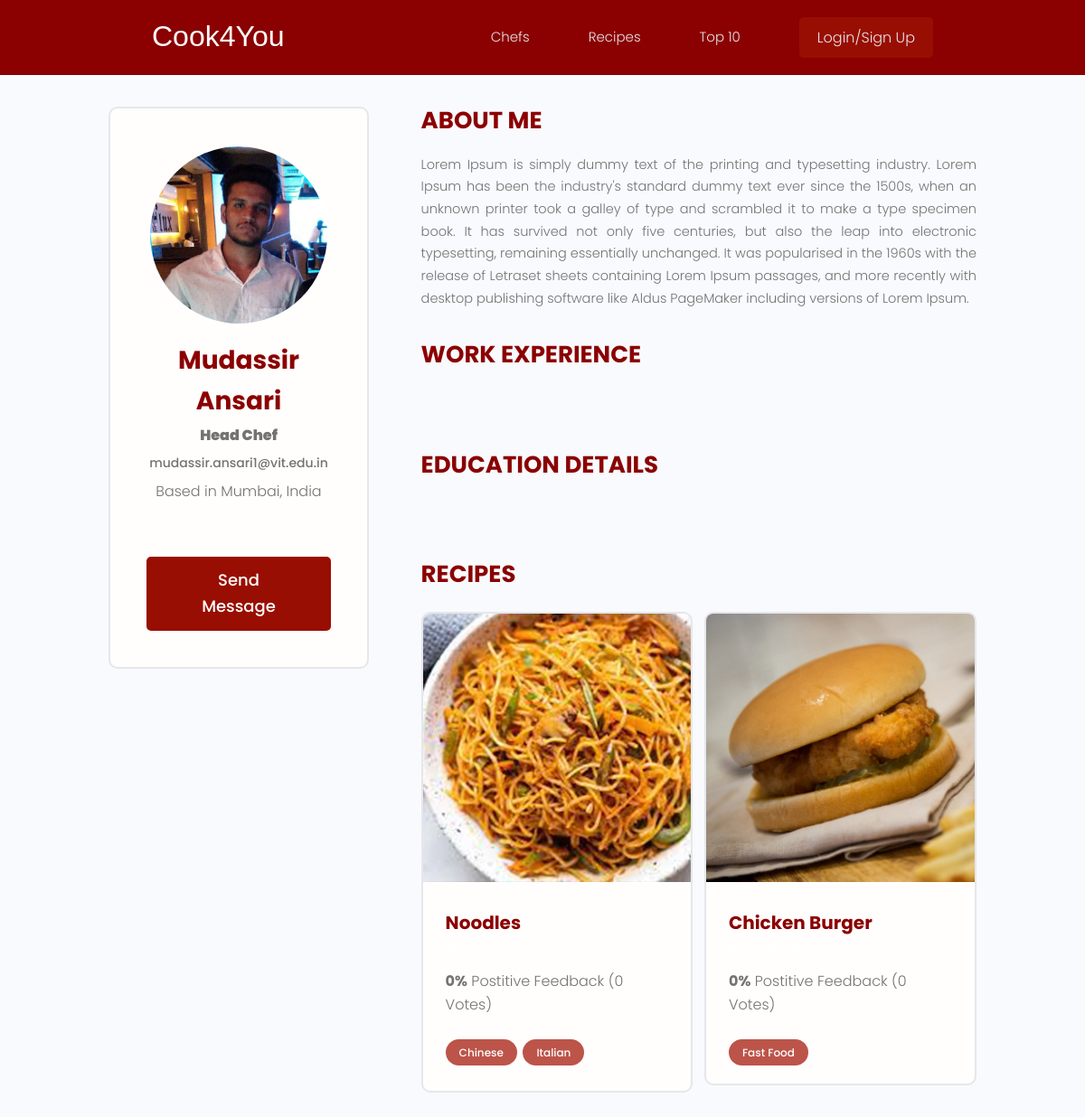
The page /profile/9eb6614e-d7ff-4a44-804d-a3e0c03e37b4 on the database its author committed.
### users/models.py (models this page shows, shortened)
class Profile(models.Model):
    user = models.OneToOneField(User, on_delete=models.CASCADE, null=True, blank=True)
    name = models.CharField(max_length=200, null=True, blank=True)
    email = models.EmailField(max_length=200, null=True, blank=True)
    username = models.CharField(max_length=200, null=True, blank=True)
    profile = models.ImageField(null=True, blank=True, upload_to='profiles', default='profiles/default.png')
    location = models.CharField(max_length=200, null=True, blank=True)
    tagline = models.CharField(max_length=400,null=True, blank=True)
    bio = models.TextField(null=True, blank=True)
    cuisine = models.ManyToManyField('Cuisine', blank=True)
    social_twitter = models.CharField(max_length=200, null=True, blank=True)
    social_facebook = models.CharField(max_length=200, null=True, blank=True)
    social_instagram = models.CharField(max_length=200, null=True, blank=True)
    resume = models.CharField(max_length=500, null=True, blank=True)
    created = models.DateTimeField(auto_now_add=True)
    id = models.UUIDField(default=uuid.uuid4, primary_key=True, unique=True, editable=False)
    class Meta:
        ordering = ['-id']
    @property
    def imageURL(self):
        try:
            url = self.profile.url
        except:
            url = '/media/profiles/default.png'
        return url

class Cuisine(models.Model):
    name = models.CharField(max_length=200, null=True, blank=True)
    created = models.DateTimeField(auto_now_add=True)
    id = models.UUIDField(default=uuid.uuid4, primary_key=True, unique=True, editable=False)
    def __str__(self):
        return self.name

### recipes/models.py (models this page shows, shortened)
class Recipe(models.Model):
    owner = models.ForeignKey(Profile, on_delete=models.CASCADE, null=True, blank=True)
    title = models.CharField(max_length=200, null=True, blank=True)
    description = models.CharField(max_length=250, null=True, blank=True)
    ingredients = models.TextField(null=True, blank=True)
    procedure = models.TextField(null=True, blank=True)
    cuisine = models.ManyToManyField(Cuisine, blank=True)
    image = models.ImageField(null=True, blank=True, upload_to='recipes', default='profiles/default.png')
    vote_total = models.IntegerField(default=0, null=True, blank=True)
    vote_ratio = models.IntegerField(default=0, null=True, blank=True)
    created = models.DateTimeField(auto_now_add=True)
    id = models.UUIDField(default=uuid.uuid4, unique=True, primary_key=True, editable=False)
    class Meta:
        ordering = ['-id']
    @property
    def imageURL(self):
        try:
            url = self.image.url
        except:
            url = '/media/profiles/default.png'
        return url

### users/views.py (the view)
# urls.py: path('profile/<str:pk>', views.userProfile, name='profile'),
def userProfile(request, pk):
    profile = Profile.objects.get(id=pk)
    recipes = profile.recipe_set.all()
    context = {'profile': profile, 'recipes': recipes}
    return render(request, 'users/profile.html', context)

### users/templates/users/profile.html (shortened to what this page needs)
{% extends 'main.html' %}
{% block content %}
  <main class="profile my-md">
    <div class="container">
      <div class="layout">
        <div class="column column--1of3">
          <div class="card text-center">
            <div class="card__body dev">
              <img class="avatar avatar--xl" src="{{profile.imageURL}}" />
              <h2 class="dev__name">{{profile.name}}</h2>
              <p class="dev__title" style="margin-bottom: 10px; font-weight: 900;">{{profile.tagline}}</p>
              <p class="dev__title" style="margin-bottom: 10px; font-size:14px">{{profile.email}}</p>
              <p class="dev__location">Based in {{profile.location}}</p>
              {% if request.user.profile.id != profile.id %}
              <a href="{% url 'send-message' profile.id %}" class="btn btn--sub btn--lg">Send Message </a>
              {% endif %}
            </div>
          </div>
        </div>
        <div class="column column--2of3">
          <div class="devInfo">
            <h3 class="devInfo__title">About Me</h3>
            <p class="devInfo__about">
              {{profile.bio}}
            </p>
          </div>
          <div class="devInfo">
            <h3 class="devInfo__title">Work Experience</h3>
            <div class="devInfo">
              <h3 class="devInfo__title">Education Details</h3>
          </div>
          <div class="devInfo">
            <h3 class="devInfo__title">Recipes</h3>
            <div class="grid grid--two">
              {% for recipe in recipes %}
              <div class="column">
                <div class="card project">
                  <a href="{% url 'single-recipe' recipe.id %}" class="project">
                    <img class="project__thumbnail" src="{{recipe.imageURL}}" alt="project thumbnail" />
                    <div class="card__body">
                      <h3 class="project__title">{{recipe.title}}</h3>
                      <p><a class="project__author" href="{% url 'profile' recipe.owner.id %}">By {{recipe.owner.name}}</a></p>
                      <p class="project--rating">
                        <span style="font-weight: bold;">{{recipe.vote_ratio}}%</span> Postitive
                        Feedback ({{ recipe.vote_total }} Vote{{ recipe.vote_total|pluralize:'s' }})
                      </p>
                      <div class="project__tags">
                        {% for cuisine in recipe.cuisine.all %}
                        <span class="tag tag--pill tag--main">
                          <small>{{cuisine}}</small>
                        </span>
                        {% endfor %}
                      </div>
                    </div>
                  </a>
                </div>
              </div>
              {% endfor %}
            </div>
          </div>
        </div>
      </div>
    </div>
  </main>
{% endblock %}

### static/styles/app.css (style rules this page uses)
:root { --color-sub:darkred; }
.btn--sub { background-color: var(--color-sub-light); }
.card { border: 2px solid var(--color-light); }
img { width: 100%; }
.profile .card > .dev { padding: 4rem; }
.dev__name { color: var(--color-sub); font-size: 2.8rem; font-weight: 700; margin-top: 1rem; margin-bottom: 0.5rem; }
.dev__title { font-size: 1.6rem; font-weight: 500; line-height: 1.3; }
.dev__location { margin-top: 1rem; }
.devInfo { margin-bottom: 3rem; }
.devInfo__title, .devInfo__subtitle { font-size: 2.6rem; color: var(--color-sub); text-transform: uppercase; font-weight: 700; margin-bottom: 1.5rem; }
.devInfo__about, .devSkill__info { font-size: 1.45rem; line-height: 1.7; text-align: justify; }
.project__author { font-size: 1.4rem; font-style: italic; }
.project--rating { margin-bottom: 1.6em; margin-top: .5em; }
.project__thumbnail { object-fit: cover; object-position: top center; }
.project__title { font-size: 2rem; font-weight: 700; color: var(--color-sub); }

### static/uikit/styles/modules/_variables.css (style rules this page uses)
:root { --color-main: white; --color-main-light: #bc5449; --color-sub: #990e02 ; --color-sub-light: #990e02; --color-sub-lighter: #d0312d; --color-text: #737373; --color-gray: #8b8b8b; --color-light: #e5e7eb; --color-light-gray: #767676; --color-bg: #f8fafd; --color-white: #fffefd; --color-white-light: #f3f3f3; --color-success: #359e64; --color-success-bg: #def8e8; --color-error: #fc4b0b; --color-error-bg: #fff2ee; --font-base: 'Poppins', arial, helvetica, 'Segoe UI', roboto, ubuntu, sans-serif; --font-monospace: 'Fira Code', 'Courier New', courier, monospace; --font-regular: 300; --font-medium: 500; --font-bold: 700; --generic-shadow: 1px 1px 5px #00000010; --generic-transition: all 0.3s ease-in-out; }

### static/uikit/styles/modules/_base.css (style rules this page uses)
* { margin: 0; padding: 0; box-sizing: border-box; text-rendering: optimizeLegibility; color: inherit; font-size: inherit; }
html { font-size: 50%; }
@media only screen and (min-width: 480px) { html { font-size: 56.25%; } }
@media only screen and (min-width: 1200px) { html { font-size: 62.5%; } }
body { line-height: 1.6; font-weight: 400; font-size: 1.5rem; color: var(--color-text); background-color: var(--color-bg); min-height: 100vh; }

### static/uikit/styles/modules/_typography.css (style rules this page uses)
* { font-family: var(--font-base); }
h2 { font-size: 3.6rem; font-weight: var(--font-bold); }
h3 { font-size: 3.2rem; font-weight: var(--font-medium); }
p, span, strong { font-size: 1.6rem; color: var(--color-text); font-weight: var(--font-regular); }
a { padding-bottom: 2px; text-decoration: none; display: inline-block; color: var(--color-main); font-weight: var(--font-medium); }

### static/uikit/styles/modules/_utilities.css (style rules this page uses)
.container { width: 92%; max-width: 165rem; margin: 0 auto; box-sizing: border-box; }
@media screen and (min-width: 1000px) { .container { width: 90%; } }
@media screen and (min-width: 1200px) { .container { width: 80%; } }
.text-center { text-align: center; }
.my-md { margin: 3rem auto; }

### static/uikit/styles/modules/_avatar.css (style rules this page uses)
.avatar { border-radius: 50%; border: 2px solid var(--color-main); object-fit: cover; }
.avatar--xl { height: 20rem; width: 20rem; }

### static/uikit/styles/modules/_button.css (style rules this page uses)
.btn { display: inline-block; position: relative; cursor: pointer; background-color: var(--color-light); font-weight: var(--font-medium); color: var(--color-sub); text-decoration: none; padding: 1rem 2rem; border-radius: 0.5rem; border: none; width: -webkit-fit-content; width: -moz-fit-content; width: fit-content; height: -webkit-fit-content; height: -moz-fit-content; height: fit-content; font-size: 1.6rem; outline-width: 0; outline-color: transparent; -webkit-backface-visibility: hidden; backface-visibility: hidden; transition: all 0.3s ease-in-out; }
.btn--sub { background-color: var(--color-sub); color: var(--color-white); }
.btn--lg { font-size: 1.8rem; padding: 1.2rem 4.5rem; }

### static/uikit/styles/modules/_card.css (style rules this page uses)
.card { border-radius: 1rem; background-color: var(--color-white); border: 1.5px solid var(--color-light); width: auto; height: auto; margin-top: 0.5rem; margin-bottom: 0.5rem; overflow: hidden; }
.card__body, .card__header { padding: 2rem 2.5rem; }

### static/uikit/styles/modules/_tag.css (style rules this page uses)
.tag { display: inline-flex; align-items: center; background-color: var(--color-sub); height: -webkit-fit-content; height: -moz-fit-content; height: fit-content; width: -webkit-fit-content; width: -moz-fit-content; width: fit-content; border-radius: 0.5rem; padding: 0.5rem 1.5rem; font-size: 1.2rem; cursor: pointer; }
.tag:not(:last-child) { margin-right: 0.25rem; margin-bottom: 0.75rem; }
.tag > small { color: var(--color-white); }
.tag--pill { border-radius: 5rem; }
.tag--main, .tag--main > small { background: var(--color-main-light); color: var(--color-main); font-weight: 500; }

### rows shown on the page
Profile: imageURL (picture), name "Mudassir Ansari", tagline "Head Chef", email "mudassir.ansari1@vit.edu.in", location "Mumbai, India", bio "Lorem Ipsum is simply dummy text of the printing and typesetting industry. Lorem Ipsum has been the industry's standard dummy text ever since the 1500s, when an unknown printer took a galley of type and scrambled it to make a type specimen book. It has survived not only five centuries, but also the leap into electronic typesetting, remaining essentially unchanged. It was popularised in the 1960s with the release of Letraset sheets containing Lorem Ipsum passages, and more recently with desktop publishing software like Aldus PageMaker including versions of Lorem Ipsum."
Recipe: imageURL (picture), title "Noodles", vote_ratio "0", vote_total "0"
Cuisine: name "Chinese"
Cuisine: name "Italian"
Recipe: imageURL (picture), title "Chicken Burger", vote_ratio "0", vote_total "0"
Cuisine: name "Fast Food"
